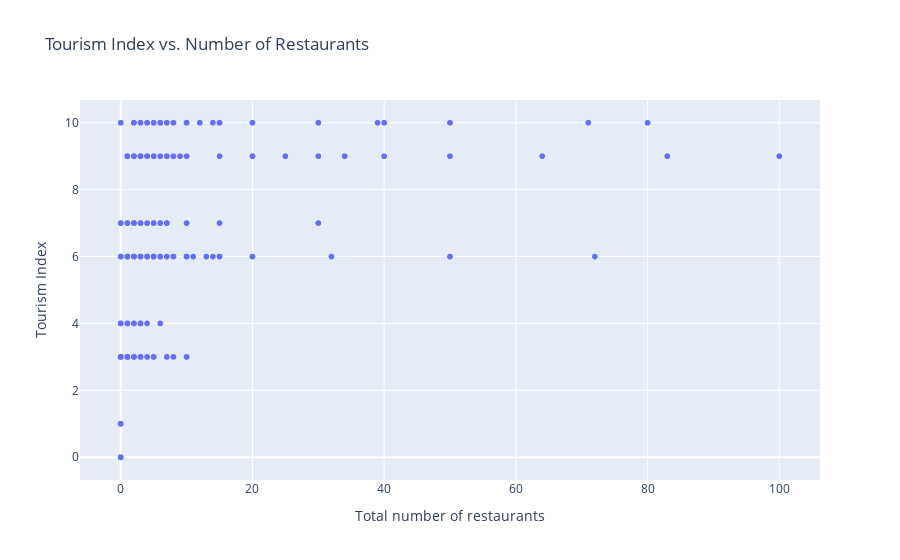

The code cell stored with this chart in its notebook:
### Code cell
fig = px.scatter(
    df,
    x="Total number of restaurants",
    y="Tourism Index",
    hover_name="Town",
    title="Tourism Index vs. Number of Restaurants"
)
fig.show()

### Figure 1 — Plotly figure (JSON) as saved in the notebook; plotly's stock layout.template omitted (floating-point values rounded to 4 significant figures; data arrays with more than 128 entries replaced by an {"elided": "..."} marker saying what was removed)
{"data": [{"hovertemplate": "<b>%{hovertext}</b><br><br>Total number of restaurants=%{x}<br>Tourism Index=%{y}<extra></extra>", "hovertext": {"elided": "1137 str values"}, "legendgroup": "", "marker": {"color": "#636efa", "symbol": "circle"}, "mode": "markers", "name": "", "showlegend": false, "type": "scattergl", "x": {"elided": "1137 int values"}, "xaxis": "x", "y": {"elided": "1137 int values"}, "yaxis": "y"}], "layout": {"legend": {"tracegroupgap": 0}, "title": {"text": "Tourism Index vs. Number of Restaurants"}, "xaxis": {"anchor": "y", "domain": [0, 1], "title": {"text": "Total number of restaurants"}}, "yaxis": {"anchor": "x", "domain": [0, 1], "title": {"text": "Tourism Index"}}}}
